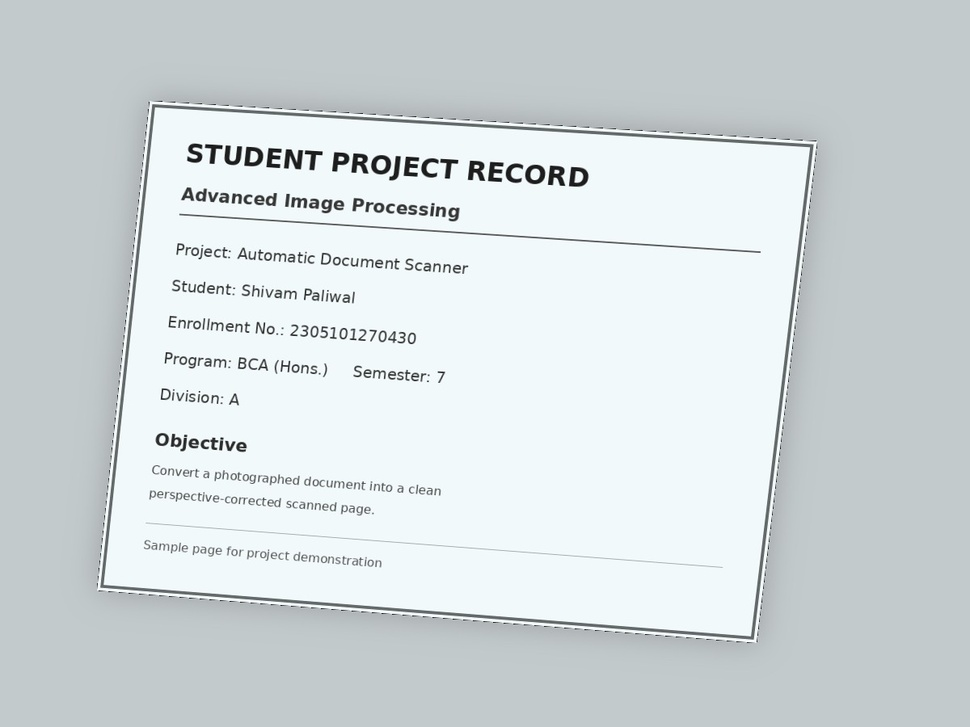
#> input picture Automatic_Document_Scanner_AIP_Shivam_Paliwal/sample_input/sample_document.jpg, 970 x 727 px, shrunk from 1200 x 900 before the run, found by its file name
$ python document_scanner.py --input sample_input/sample_document.jpg
#> lines starting #> are read from the running program, lines starting #| are printed output that depends on the picture; after the words box and inside, x2 and y2 are one past the last pixel; in counts of white or black regions, pixels touching at a corner belong together
"""
Automatic Document Scanner
Advanced Image Processing - Tiny Project

Student: Shivam Paliwal
Enrollment No.: 2305101270430
Program: BCA (Hons.) | Semester 7 | Division A

GUI run:
    python source_code/document_scanner.py

Quick test / demo run:
    python source_code/document_scanner.py --input sample_input/sample_document.jpg
"""

import argparse
import os
import cv2
import numpy as np
from tkinter import Tk, filedialog, messagebox

PROJECT_ROOT = os.path.dirname(os.path.dirname(os.path.abspath(__file__)))
OUTPUT_DIR = os.path.join(PROJECT_ROOT, "output")
os.makedirs(OUTPUT_DIR, exist_ok=True)


def order_points(points):
    """Return four corners in top-left, top-right, bottom-right, bottom-left order."""
    pts = np.array(points, dtype="float32")
    ordered = np.zeros((4, 2), dtype="float32")

    sums = pts.sum(axis=1)
    differences = np.diff(pts, axis=1).reshape(-1)

    ordered[0] = pts[np.argmin(sums)]
    ordered[2] = pts[np.argmax(sums)]
    ordered[1] = pts[np.argmin(differences)]
    ordered[3] = pts[np.argmax(differences)]
    return ordered


def four_point_transform(image, points):
    """Flatten the detected page into a rectangular view."""
    rect = order_points(points)
    top_left, top_right, bottom_right, bottom_left = rect

    width_a = np.linalg.norm(bottom_right - bottom_left)
    width_b = np.linalg.norm(top_right - top_left)
    max_width = max(int(width_a), int(width_b))

    height_a = np.linalg.norm(top_right - bottom_right)
    height_b = np.linalg.norm(top_left - bottom_left)
    max_height = max(int(height_a), int(height_b))

    destination = np.array([
        [0, 0],
        [max_width - 1, 0],
        [max_width - 1, max_height - 1],
        [0, max_height - 1]
    ], dtype="float32")

    matrix = cv2.getPerspectiveTransform(rect, destination)
    return cv2.warpPerspective(image, matrix, (max_width, max_height))


def find_document_contour(edges, image_area):
    """Find a large, convex, four-sided contour."""
    contours, _ = cv2.findContours(
        edges, cv2.RETR_LIST, cv2.CHAIN_APPROX_SIMPLE
    )
    contours = sorted(contours, key=cv2.contourArea, reverse=True)

    for contour in contours[:30]:
        area = cv2.contourArea(contour)
        if area < image_area * 0.15:
            continue

        perimeter = cv2.arcLength(contour, True)
        approx = cv2.approxPolyDP(contour, 0.02 * perimeter, True)

        if len(approx) == 4 and cv2.isContourConvex(approx):
            return approx.reshape(4, 2)

    return None


def clean_scanned_page(page):
    """Create a readable black-and-white scan."""
    gray = cv2.cvtColor(page, cv2.COLOR_BGR2GRAY)
    gray = cv2.GaussianBlur(gray, (3, 3), 0)

    return cv2.adaptiveThreshold(
        gray, 255,
        cv2.ADAPTIVE_THRESH_GAUSSIAN_C,
        cv2.THRESH_BINARY,
        21, 12
    )


def scan_document(image_path):
    """Run the complete document-scanning pipeline."""
    image = cv2.imread(image_path)
    if image is None:
        raise ValueError("The selected image could not be opened.")

    original = image.copy()

    gray = cv2.cvtColor(image, cv2.COLOR_BGR2GRAY)
    blurred = cv2.GaussianBlur(gray, (5, 5), 0)
    edges = cv2.Canny(blurred, 50, 150)

    contour = find_document_contour(
        edges, image.shape[0] * image.shape[1]
    )

    if contour is None:
        raise ValueError(
            "No clear document boundary was detected. "
            "Keep the complete page and all four edges visible."
        )

    marked = original.copy()
    cv2.polylines(
        marked, [contour.reshape(-1, 1, 2)],
        True, (0, 180, 0), 5
    )

    scanned = four_point_transform(original, contour)
    cleaned = clean_scanned_page(scanned)

    cv2.imwrite(os.path.join(OUTPUT_DIR, "01_original.jpg"), original)
    cv2.imwrite(os.path.join(OUTPUT_DIR, "02_edges.jpg"), edges)
    cv2.imwrite(os.path.join(OUTPUT_DIR, "03_detected_document.jpg"), marked)
    cv2.imwrite(os.path.join(OUTPUT_DIR, "04_scanned_document.jpg"), scanned)
    cv2.imwrite(os.path.join(OUTPUT_DIR, "05_clean_scanned_document.jpg"), cleaned)

    return cleaned


def choose_image():
    """Open a simple file picker for normal GUI use."""
    root = Tk()
    root.withdraw()

    image_path = filedialog.askopenfilename(
        title="Select a document photo",
        filetypes=[
            ("Image files", "*.jpg *.jpeg *.png *.bmp"),
            ("All files", "*.*")
        ]
    )
    root.destroy()

    if not image_path:
        return

    try:
        scan_document(image_path)
        messagebox.showinfo(
            "Scan Complete",
            "Document scanned successfully.\n"
            "Open the output folder to view the results."
        )
    except Exception as error:
        messagebox.showerror("Scanning Error", str(error))


def main():
    parser = argparse.ArgumentParser(
        description="Automatic Document Scanner using OpenCV"
    )
    parser.add_argument(
        "--input",
        help="Path to an image. If omitted, a file picker opens."
    )
    args = parser.parse_args()

    if args.input:
        scan_document(os.path.abspath(args.input))
#> in scan_document, image is the input picture: shape (727, 970, 3); mean B, G, R 220, 218, 210.4
#> in scan_document, `edges = cv2.Canny(blurred, 50, 150)`:
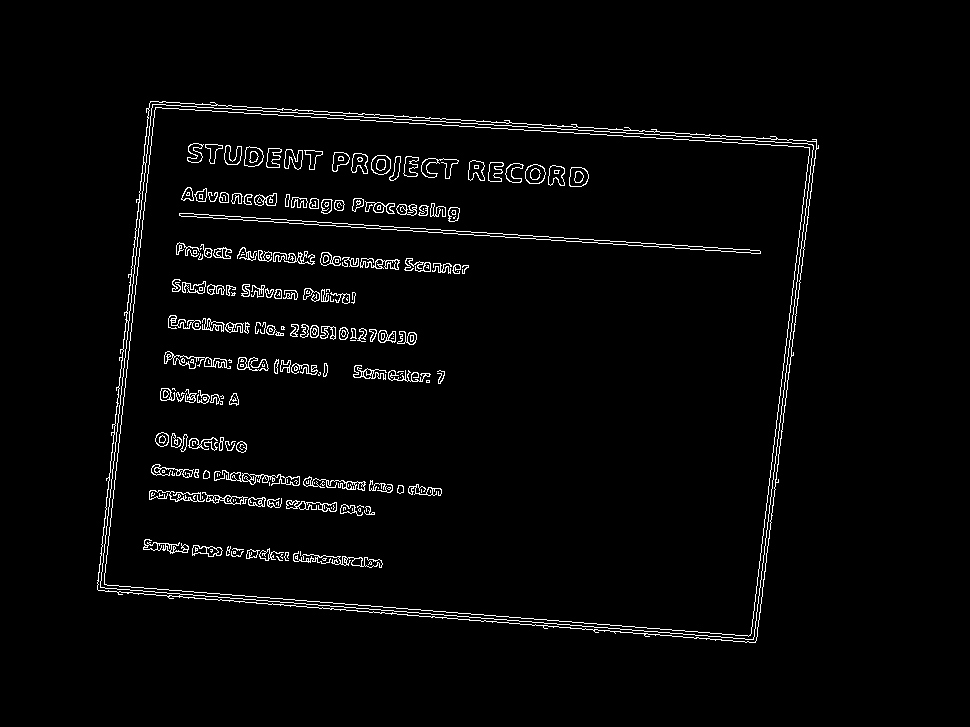
#> edges: shape (727, 970); 2.7% white in thin lines or dots, all inside (x1, y1, x2, y2) = (97, 101, 819, 643)
#> in find_document_contour, `contours, _ = cv2.findContours( edges, cv2.RETR_LIST, cv2.CHAIN_APPROX..`: contours = 482 contours, 219 with area under 20; largest, box (x1, y1, x2, y2) and area: (97, 101, 819, 643) 331024, (100, 104, 814, 640) 324270, (104, 107, 810, 637) 316986, (104, 107, 810, 637) 316984, (143, 101, 817, 643) 5170
#> the loop in find_document_contour, `for contour in contours[:30]:` made 1 pass
#> (area, perimeter, approx) on pass 1: (331023.5, 2752.8, [[150, 101], [98, 590], [755, 642], [816, 139]])
#> in scan_document, `contour = find_document_contour( edges, image.shape[0] * image.shape[1..`: contour = [[150, 101], [98, 590], [755, 642], [816, 139]]
#> in scan_document, `cv2.polylines( marked, [contour.reshape(-1, 1, 2)], True, (0, 180, 0),..`:
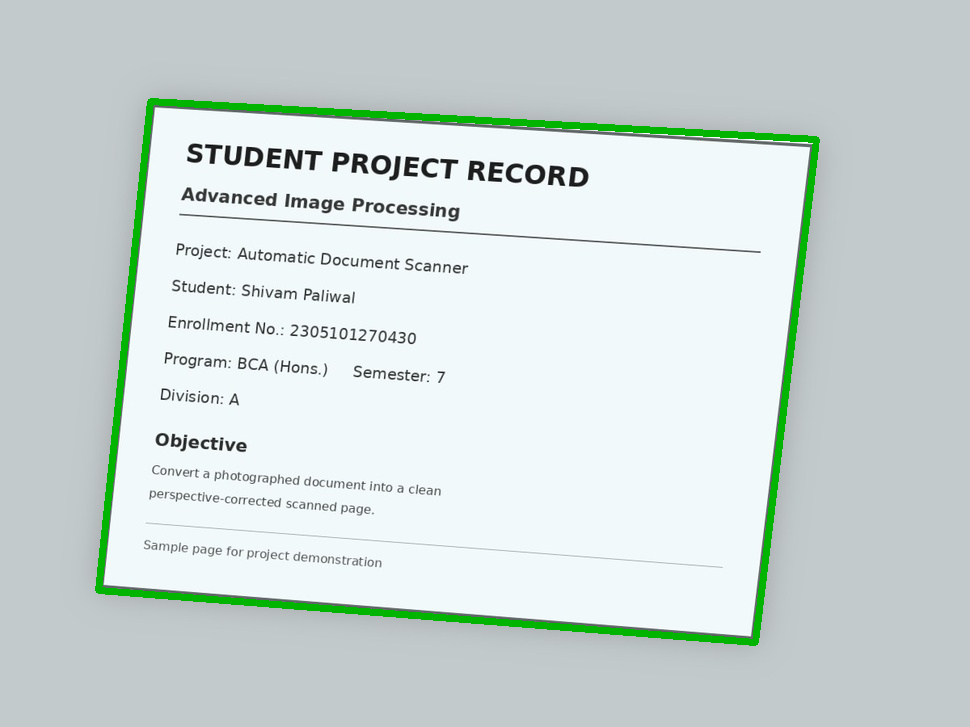
#> marked: shape (727, 970, 3); 2.29% of pixels changed, all inside (x1, y1, x2, y2) = (95, 98, 820, 646)
#> in order_points, `sums = pts.sum(axis=1)`: sums = [251, 688, 1397, 955]
#> in order_points, `differences = np.diff(pts, axis=1).reshape(-1)`: differences = [-49, 492, -113, -677]
#> in four_point_transform, `rect = order_points(points)`: rect = [[150, 101], [816, 139], [755, 642], [98, 590]]
#> in four_point_transform, `top_left, top_right, bottom_right, bottom_left = rect`: top_left = [150, 101]; top_right = [816, 139]; bottom_right = [755, 642]; bottom_left = [98, 590]
#> in four_point_transform, `width_a = np.linalg.norm(bottom_right - bottom_left)`: width_a = 659.1
#> in four_point_transform, `width_b = np.linalg.norm(top_right - top_left)`: width_b = 667.1
#> in four_point_transform, `max_width = max(int(width_a), int(width_b))`: max_width = 667
#> in four_point_transform, `height_a = np.linalg.norm(top_right - bottom_right)`: height_a = 506.7
#> in four_point_transform, `height_b = np.linalg.norm(top_left - bottom_left)`: height_b = 491.8
#> in four_point_transform, `max_height = max(int(height_a), int(height_b))`: max_height = 506
#> in four_point_transform, `destination = np.array([ [0, 0], [max_width - 1, 0], [max_width - 1, m..`: destination = [[0, 0], [666, 0], [666, 505], [0, 505]]
#> in four_point_transform, `matrix = cv2.getPerspectiveTransform(rect, destination)`: matrix = [[1.03, 0.109, -165.4], [-0.0582, 1.02, -94.34], [4.6e-05, -1.75e-05, 1]]
#> in four_point_transform, `return cv2.warpPerspective(image, matrix, (max_width, max_height))`:
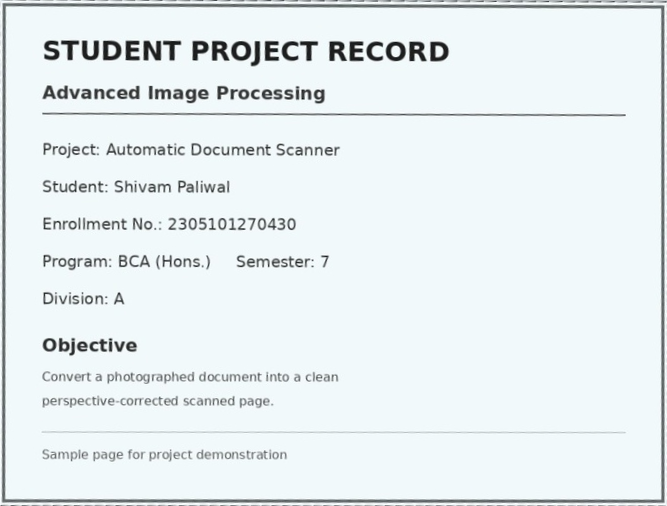
#> returned value: shape (506, 667, 3); mean of channels 0, 1, 2 239.9, 238.1, 230.5; drawn as B, G, R
#> in clean_scanned_page, `return cv2.adaptiveThreshold( gray, 255, cv2.ADAPTIVE_THRESH_GAUSSIAN_..`:
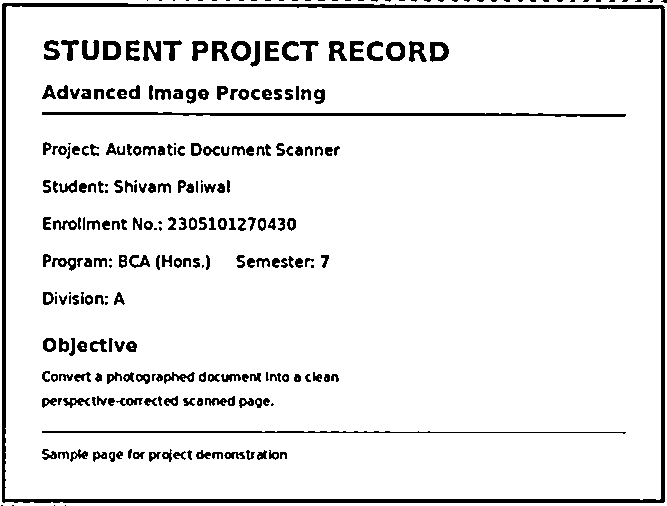
#> returned value: shape (506, 667); 91.8% white; 278 black regions (68 under 20 px), largest, box (x1, y1, x2, y2) and area: (2, 3, 665, 503) 8742, (42, 112, 626, 117) 1685, (42, 431, 626, 434) 888
        print("Scan complete.")
        print("Results saved in:", OUTPUT_DIR)
    else:
        choose_image()


if __name__ == "__main__":
    main()

$ run again, with Automatic_Document_Scanner_AIP_Shivam_Paliwal/sample_input/real_document_photo.jpg copied over Automatic_Document_Scanner_AIP_Shivam_Paliwal/sample_input/sample_document.jpg
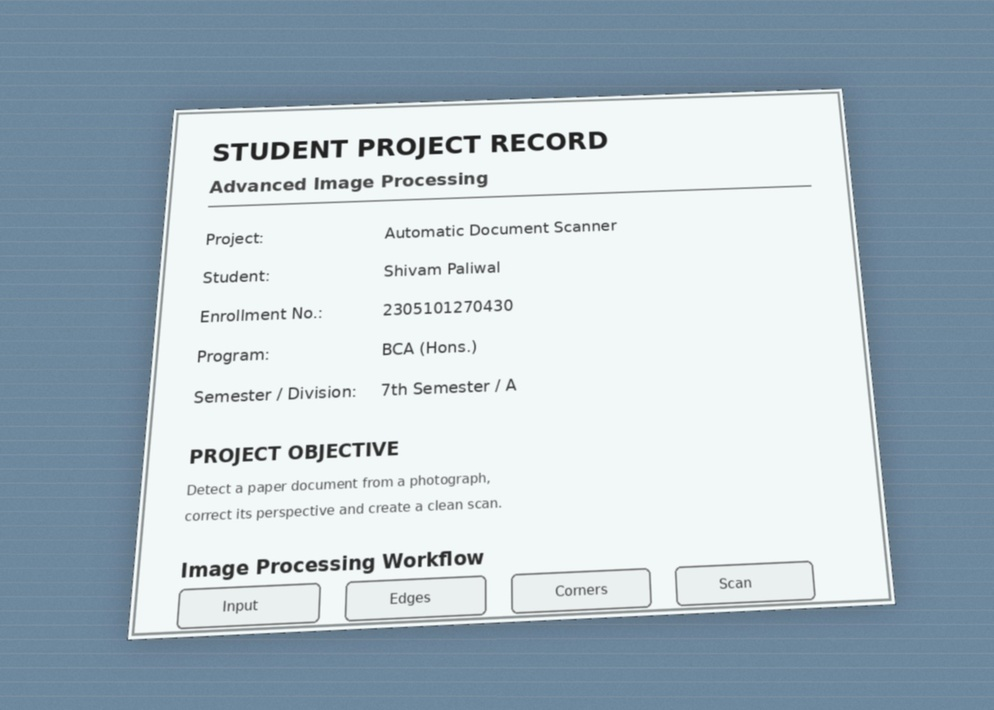
#> input picture Automatic_Document_Scanner_AIP_Shivam_Paliwal/sample_input/real_document_photo.jpg, 994 x 710 px, shrunk from 1400 x 1000 before the run, found by its file name
#> in scan_document, image is the input picture: shape (710, 994, 3); mean B, G, R 199.1, 189.4, 174.4
#> in scan_document, `edges = cv2.Canny(blurred, 50, 150)`:
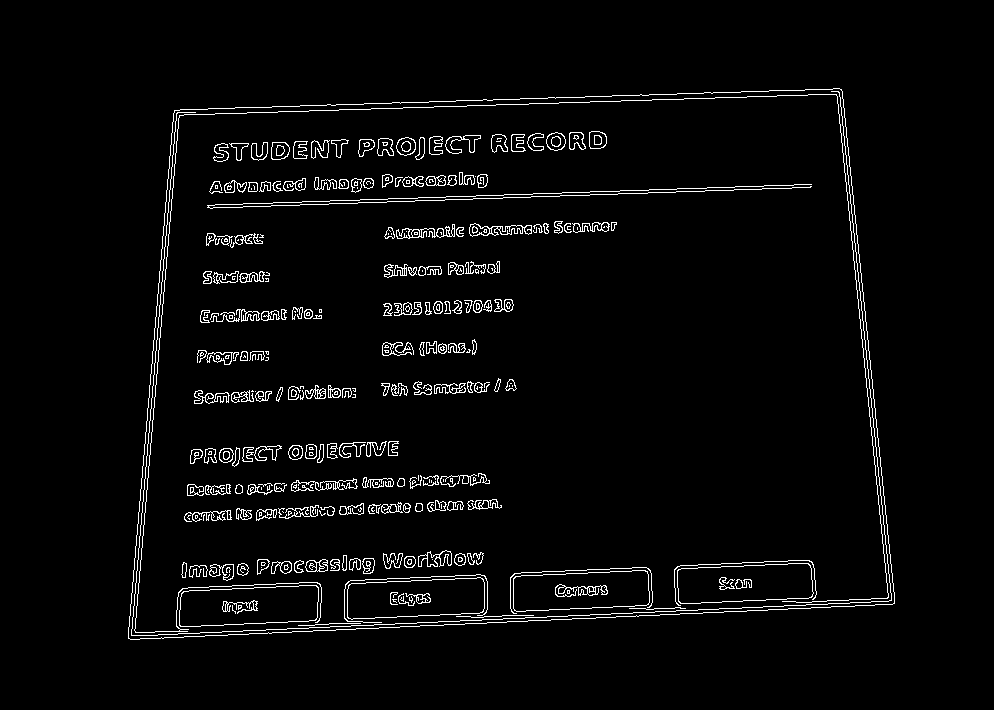
#> edges: shape (710, 994); 3.3% white in thin lines or dots, all inside (x1, y1, x2, y2) = (128, 88, 895, 640)
#> contours = 589 contours, 264 with area under 20; largest, box (x1, y1, x2, y2) and area: (128, 88, 895, 640) 375008, (128, 88, 895, 640) 375006, (179, 585, 319, 627) 4887, (179, 585, 319, 627) 4879, (347, 577, 485, 620) 4820
#> the loop in find_document_contour, `for contour in contours[:30]:` made 1 pass
#> (area, perimeter, approx) on pass 1: (375008.5, 2548.3, [[841, 89], [174, 110], [128, 638], [894, 603]])
#> contour = [[841, 89], [174, 110], [128, 638], [894, 603]]
#> marked: shape (710, 994, 3); 2.45% of pixels changed, all inside (x1, y1, x2, y2) = (125, 86, 898, 642)
#> sums = [930, 284, 766, 1497]
#> differences = [-752, -64, 510, -291]
#> rect = [[174, 110], [841, 89], [894, 603], [128, 638]]
#> top_left = [174, 110]; top_right = [841, 89]; bottom_right = [894, 603]; bottom_left = [128, 638]
#> width_a = 766.8
#> width_b = 667.3
#> max_width = 766
#> height_a = 516.7
#> height_b = 530
#> destination = [[0, 0], [765, 0], [765, 529], [0, 529]]
#> matrix = [[1.16, 0.101, -213.3], [0.0374, 1.19, -137.3], [-1.86e-05, 0.000291, 1]]
#> in clean_scanned_page, `return cv2.adaptiveThreshold( gray, 255, cv2.ADAPTIVE_THRESH_GAUSSIAN_..`:
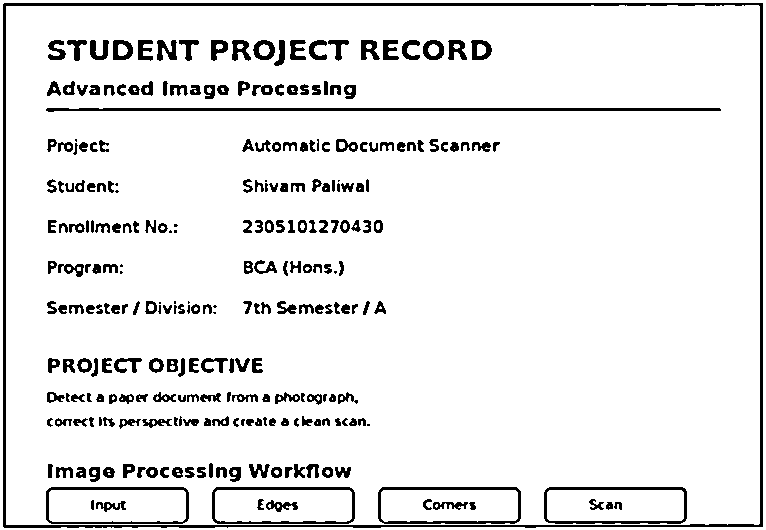
#> returned value: shape (530, 766); 91.7% white; 273 black regions (19 under 20 px), largest, box (x1, y1, x2, y2) and area: (3, 3, 763, 528) 7093, (46, 108, 721, 112) 2015, (378, 487, 521, 524) 979
